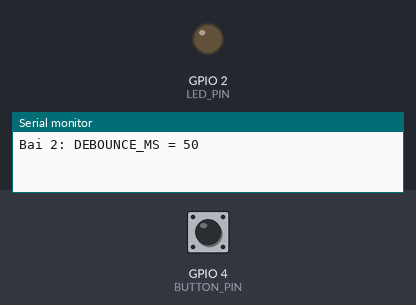
Recording of a program running on a simulated ESP32. On the bench: output pins drawn as LEDs (lit = HIGH), the last lines printed to the serial monitor. The test bench sets the inputs (shaded band); at power-on: GPIO 4 (BUTTON_PIN) HIGH.

Above: at 1.2 s.
1.3 s: GPIO 4 (BUTTON_PIN) pulled LOW for 0.15 s
At 1.8 s:
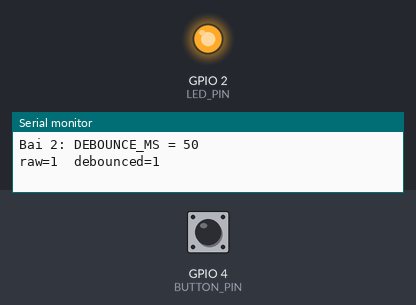
2.9 s: GPIO 4 (BUTTON_PIN) pulled LOW for 1 s
At 4.3 s:
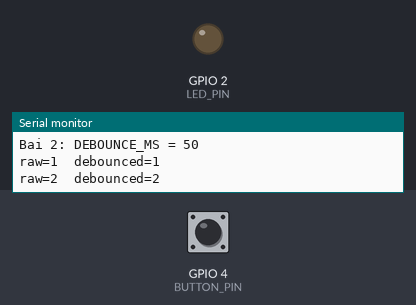
5.4 s: GPIO 4 (BUTTON_PIN) pulled LOW for 3.2 s
At 6.2 s:
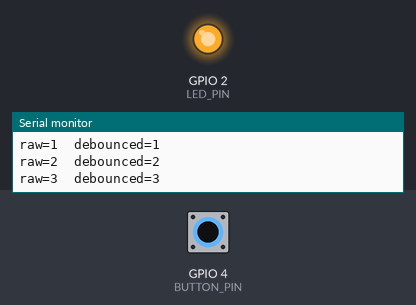
Timing chart, 0 to 8.4 s (numbered marks = the images above; inputs shaded):
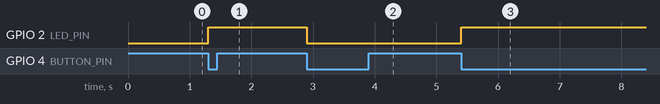

Measured:
- after the input at 1.3 s, GPIO 2 (LED_PIN): LOW → HIGH at once
- after the input at 2.9 s, GPIO 2 (LED_PIN): HIGH → LOW at once
- after the input at 5.4 s, GPIO 2 (LED_PIN): LOW → HIGH at once

The program:

main.cpp
```cpp
#include <Arduino.h>
// Bai 2: Debounce bang millis() trong ISR. Mach giu nguyen Bai 1.
#define BUTTON_PIN 4
#define LED_PIN    2
#ifndef DEBOUNCE_MS
#define DEBOUNCE_MS 50
#endif

volatile uint32_t debouncedCount    = 0;  // so lan nhan THUC
volatile uint32_t rawEdgeCount      = 0;  // so suon xuong THO
volatile uint32_t lastInterruptTime = 0;

void IRAM_ATTR handleInterrupt() {
  rawEdgeCount++;
  uint32_t now = millis();
  if (now - lastInterruptTime >= DEBOUNCE_MS) {
    debouncedCount++;
    lastInterruptTime = now;
  }
}

void setup() {
  Serial.begin(115200);
  pinMode(BUTTON_PIN, INPUT_PULLUP);
  pinMode(LED_PIN, OUTPUT);
  attachInterrupt(digitalPinToInterrupt(BUTTON_PIN), handleInterrupt, FALLING);
  Serial.printf("Bai 2: DEBOUNCE_MS = %d\n", DEBOUNCE_MS);
}

void loop() {
  static uint32_t lastShown = 0;
  uint32_t d = debouncedCount, r = rawEdgeCount;
  if (d != lastShown) {
    lastShown = d;
    digitalWrite(LED_PIN, !digitalRead(LED_PIN));  // doi LED moi lan nhan that
    Serial.printf("raw=%lu  debounced=%lu\n", (unsigned long)r, (unsigned long)d);
  }
}
```
